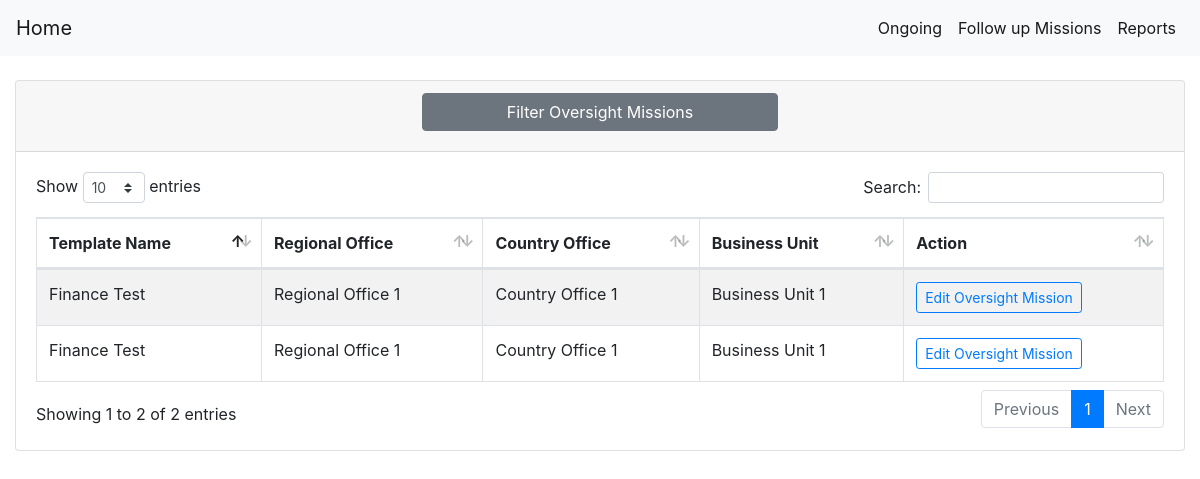
/oversights/, run on an earlier commit of the app's database.
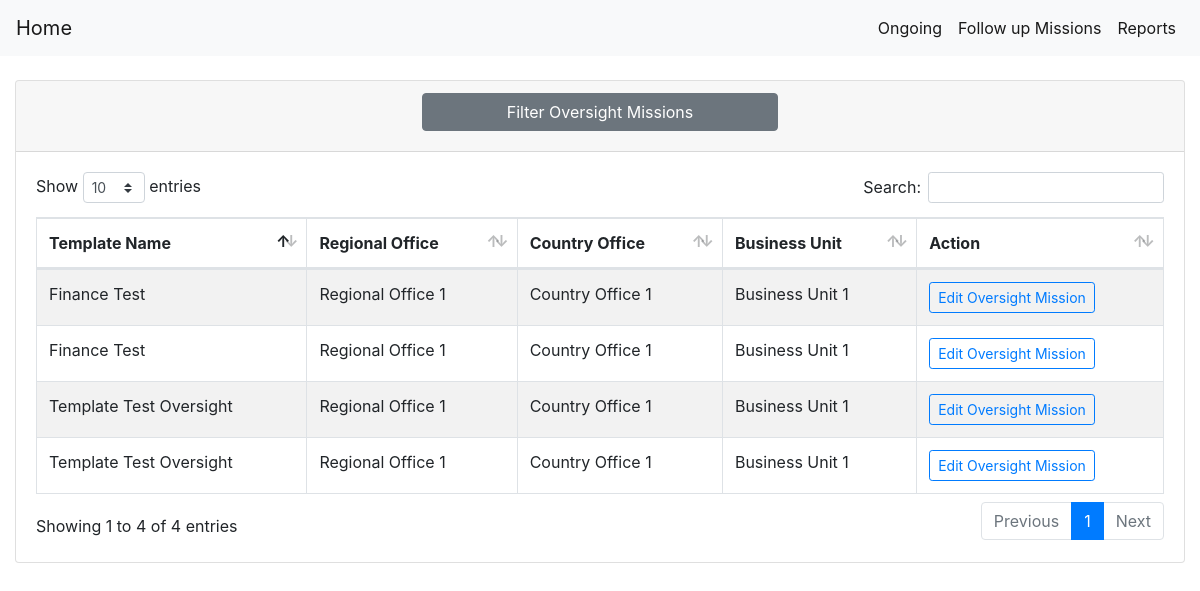
And on a later commit of the database.
### core/models.py (models this page shows, shortened)
class Oversight(models.Model):
    oversight_status = (
        ("new", "New"),
        ("ongoing", "Ongoing"),
        ("follow_up", "Follow Up"),
        ("closed", "Closed"),
    )
    oversight_name = models.CharField(max_length=100, verbose_name="Oversight Name")
    template = models.ForeignKey("Template", verbose_name="Template", null=True, on_delete=models.CASCADE)
    close_year = models.DateTimeField(auto_now=False, auto_now_add=False, null=True, verbose_name="Year")
    status = models.CharField(max_length=50, choices=oversight_status, verbose_name="Status")
    regional_office = models.ForeignKey("RO", verbose_name="Regional Office", on_delete=models.CASCADE)
    country_office = models.ForeignKey("CO", verbose_name="Country Office", on_delete=models.CASCADE)
    business_unit = models.ForeignKey("BU", verbose_name="Business Unit", on_delete=models.CASCADE)
    areas = models.ManyToManyField("Area", verbose_name="Areas")
    sections = models.ManyToManyField("Section", verbose_name="Sections")
    class Meta:
        verbose_name = "Oversight"

class RO(models.Model):
    ro_name = models.CharField(max_length=100, verbose_name="Regional office name")
    class Meta:
        verbose_name = "Regional Office"
    def __str__(self):
        return self.ro_name

class CO(models.Model):
    co_name = models.CharField(max_length=100, verbose_name="Country Office Name")
    class Meta:
        verbose_name = "Country Office"
        verbose_name_plural = "Country Offices"
    def __str__(self):
        return self.co_name

class BU(models.Model):
    bu_name = models.CharField(max_length=100, verbose_name="Unit name")
    class Meta:
        verbose_name = "Business Unit"
    def __str__(self):
        return self.bu_name

### core/views.py (the view)
# urls.py: path('oversights/',ongoingOversight,name="oversights"),
def ongoingOversight(request):
    oversights = Oversight.objects.all()
    oversight_filter = OversightFilter(request.GET, queryset=oversights)
    context = {
        "oversights": oversight_filter,
    }
    return render(request, "core/ongoing.html", context)

### core/templates/core/ongoing.html (shortened to what this page needs)
{% extends "core/base.html" %}
{% load crispy_forms_tags %}
{% load widget_tweaks %}
{% load static %}
{% block content %}
<div class="container-fluid">
    <div class="card mt-4">
        <div class="card-header">
            <div class="row">
                <div class="col-md-4"></div>
                <div class="col-md-4">
                    <a class="card-link" style="color: black" data-toggle="collapse" href="#collapseOne">
                        <h4 style="margin-top: 0" class="btn btn-block btn-secondary">Filter Oversight Missions</h4>
                    </a>
                </div>
                <div class="col-md-4"></div>
            </div>
        </div>
        <div class="card-body">
            <table id="template" class="table table-striped table-bordered">
                <thead>
                    <tr>
                        <th>Template Name</th>
                        <th>Regional Office</th>
                        <th>Country Office</th>
                        <th>Business Unit</th>
                        <th>Action</th>
                    </tr>
                </thead>
                <tbody>
                    {% for oversight in oversights.qs %}
                    <tr>
                        <td>{{ oversight.oversight_name }}</td>
                        <td>{{ oversight.regional_office }}</td>
                        <td>{{ oversight.country_office }}</td>
                        <td>{{ oversight.business_unit }}</td>
                        <td>
                            <a href="{% url "edit_oversight" oversight.id %}"><button
                                class="btn btn-outline-primary btn-sm">Edit Oversight Mission</button>
                            </a>
                        </td>
                    </tr>
                    {% endfor %}
                </tbody>
            </table>
            </div>
    </div>
{% endblock %}

### core/templates/core/base.html (shortened to what this page needs)
{% load static %}
<!DOCTYPE html>
<html lang="en">
<head>
    {% block styles %}
    <link rel="stylesheet" href="{% static "core/styles/bootstrap.min.css" %}">
    <link rel="stylesheet" href="{% static "core/styles/datatables.min.css" %}">
    <link rel="stylesheet" href="{% static "core/data-tables/css/dataTables.bootstrap4.min.css" %}">
    <link rel="stylesheet" href="">
    <link rel="stylesheet" href="">
    {% endblock %}
</head>
<body>
        <nav class="navbar navbar-expand-lg navbar-light bg-light mb-3">
            <a class="navbar-brand" href="{% url "filter_templates" %}">Home</a>
            <div class="collapse navbar-collapse" id="navbarNavAltMarkup">
                <div class="navbar-nav ml-auto">
                    <a class="nav-item nav-link active" href="{% url "oversights" %}">Ongoing</a>
                    <a class="nav-item nav-link active" href="">Follow up Missions</a>
                    <a class="nav-item nav-link active" href="#">Reports</a>
                </div>
            </div>
        </nav>
    {% block content %}
    {% endblock %}
</body>
</html>

What changed in the data, as far as the page shows it:
added Oversight: oversight_name "Template Test Oversight", regional_office "Regional Office 1", country_office "Country Office 1", business_unit "Business Unit 1"
added Oversight: oversight_name "Template Test Oversight", regional_office "Regional Office 1", country_office "Country Office 1", business_unit "Business Unit 1"
Also different on the page:
text written by a page script: "Show entries Search: Showing 1 to 2 of 2 entries Previous 1 Next" → "Show entries Search: Showing 1 to 4 of 4 entries Previous 1 Next"
